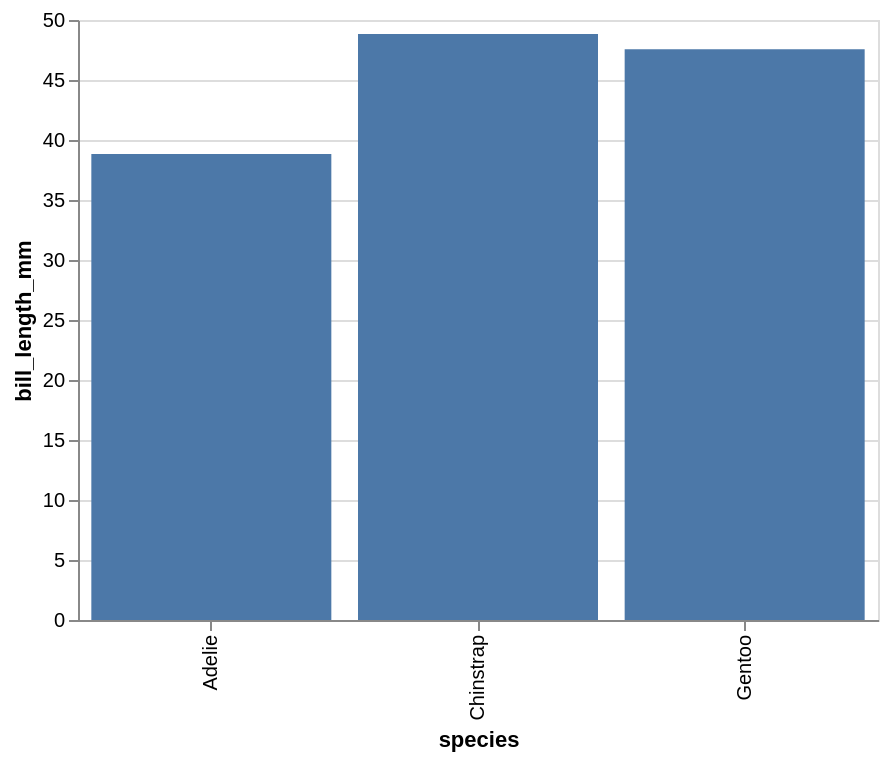

The code cell stored with this chart in its notebook:
### Code cell
g = df.group_by('species').agg(pl.col('bill_length_mm').mean())
g.plot.bar(x='species', y='bill_length_mm').properties(width=400)

### Figure 1 — Vega-Lite specification as saved in the notebook (floating-point values rounded to 4 significant figures)
{"config": {"view": {"continuousWidth": 300, "continuousHeight": 300}}, "data": {"name": "data-8ac78a9c6f94e12469ca0fc226ff27c2"}, "mark": {"type": "bar", "tooltip": true}, "encoding": {"x": {"field": "species", "type": "nominal"}, "y": {"field": "bill_length_mm", "type": "quantitative"}}, "params": [{"name": "param_1e9efca18e7a2868", "select": {"type": "interval", "encodings": ["x", "y"]}, "bind": "scales"}], "width": 400, "$schema": "https://vega.github.io/schema/vega-lite/v6.4.1.json", "datasets": {"data-8ac78a9c6f94e12469ca0fc226ff27c2": [{"species": "Chinstrap", "bill_length_mm": 48.83}, {"species": "Gentoo", "bill_length_mm": 47.57}, {"species": "Adelie", "bill_length_mm": 38.82}]}}
